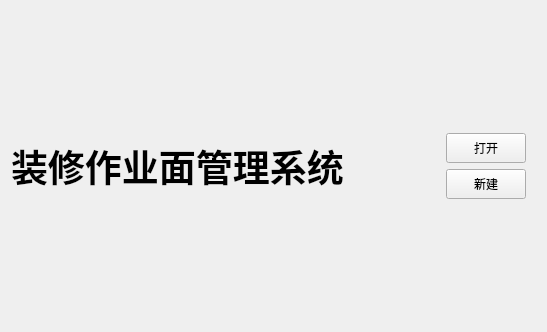
<?xml version="1.0" encoding="UTF-8"?>
<ui version="4.0">
 <class>DmsProjectDlg</class>
 <widget class="QDialog" name="DmsProjectDlg">
  <property name="geometry">
   <rect>
    <x>0</x>
    <y>0</y>
    <width>547</width>
    <height>332</height>
   </rect>
  </property>
  <property name="windowTitle">
   <string>Dialog</string>
  </property>
  <layout class="QHBoxLayout" name="horizontalLayout">
   <item>
    <layout class="QVBoxLayout" name="verticalLayout">
     <item>
      <widget class="QLabel" name="label">
       <property name="font">
        <font>
         <family>微软雅黑</family>
         <pointsize>28</pointsize>
         <weight>75</weight>
         <bold>true</bold>
        </font>
       </property>
       <property name="text">
        <string>装修作业面管理系统</string>
       </property>
      </widget>
     </item>
    </layout>
   </item>
   <item>
    <layout class="QVBoxLayout" name="verticalLayout_2">
     <property name="leftMargin">
      <number>30</number>
     </property>
     <property name="rightMargin">
      <number>10</number>
     </property>
     <item>
      <spacer name="verticalSpacer">
       <property name="orientation">
        <enum>Qt::Vertical</enum>
       </property>
       <property name="sizeHint" stdset="0">
        <size>
         <width>20</width>
         <height>40</height>
        </size>
       </property>
      </spacer>
     </item>
     <item>
      <widget class="QToolButton" name="tBtnOpen">
       <property name="minimumSize">
        <size>
         <width>80</width>
         <height>30</height>
        </size>
       </property>
       <property name="sizeIncrement">
        <size>
         <width>0</width>
         <height>0</height>
        </size>
       </property>
       <property name="text">
        <string>打开</string>
       </property>
      </widget>
     </item>
     <item>
      <widget class="QToolButton" name="tBtnNew">
       <property name="minimumSize">
        <size>
         <width>80</width>
         <height>30</height>
        </size>
       </property>
       <property name="text">
        <string>新建</string>
       </property>
      </widget>
     </item>
     <item>
      <spacer name="verticalSpacer_2">
       <property name="orientation">
        <enum>Qt::Vertical</enum>
       </property>
       <property name="sizeHint" stdset="0">
        <size>
         <width>20</width>
         <height>40</height>
        </size>
       </property>
      </spacer>
     </item>
    </layout>
   </item>
  </layout>
 </widget>
 <resources/>
 <connections/>
</ui>
